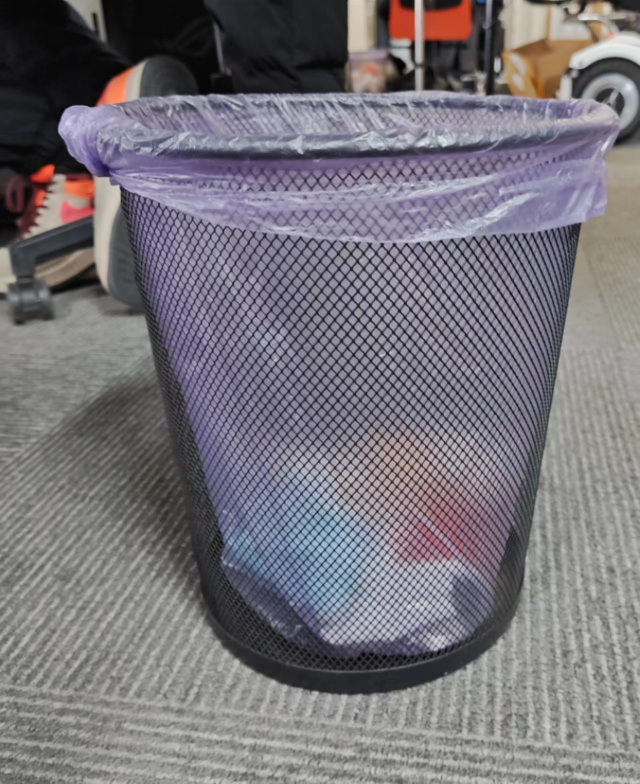
#> input picture tempalte_match/template_data/my_test_data/bin.jpg, 1280 x 1568 px, found by its file name (shown at 1/2 size); the run also reads 1 picture not shown here
$ python phash_similar.py
#> lines starting #> are read from the running program, lines starting #| are printed output that depends on the picture
import cv2
import numpy as np

def add_text(img,text):
    # 定义字体类型、大小和颜色
    font = cv2.FONT_HERSHEY_SIMPLEX
    font_scale = 0.8
    color = (0, 0, 255)

    # 获取文本框的大小
    (text_width, text_height), _ = cv2.getTextSize(text, font, font_scale, thickness=2)

    # 计算文本框左下角的坐标
    x = int((img.shape[1] - text_width) / 2)
    y = text_height + 10

    # 在图像的最上面中间绘制文本
    cv2.putText(img, text, (x, y), font, font_scale, color, thickness=2)
    return img


# 计算感知哈希值
def phash(image, hash_size=32):
    # 将图像缩放为64x64
    image = cv2.resize(image, (256, 256))
    # 转换为灰度图像
    gray = cv2.cvtColor(image, cv2.COLOR_BGR2GRAY)
    # 计算DCT系数
    dct = cv2.dct(np.float32(gray))
    # 保留左上角的8x8区域，抛弃低频分量
    dct_roi = dct[0:8, 0:8]
    # 计算平均值
    avg = np.mean(dct_roi)
    # 将DCT系数进行二值化
    hash = np.zeros((hash_size, hash_size), dtype=np.float32)
    for i in range(hash_size):
        for j in range(hash_size):
            hash[i, j] = 1 if dct[i, j] > avg else 0
    return hash

# 计算汉明距离
def hamming_distance(hash1, hash2):
    distance = np.sum(hash1 != hash2)
    return distance


# 计算相似度
def similarity(hash1, hash2):
    max_distance = len(hash1) * len(hash1[0])
    distance = hamming_distance(hash1, hash2)
    similarity = 1 - (distance / max_distance)
    return similarity

# [5 lines of commented-out code are left out]
image1 = cv2.imread('/media/xin/work1/github_pro/similarity/tempalte_match/template_data/my_test_data/bin.jpg')
#> image1 is the input picture: shape (1568, 1280, 3); mean B, G, R 122.1, 115.9, 119.2
image2 = cv2.imread('/media/xin/work1/github_pro/similarity/tempalte_match/template_data/test_data/bin.png')
bin1 = cv2.resize(image1,(256,256))
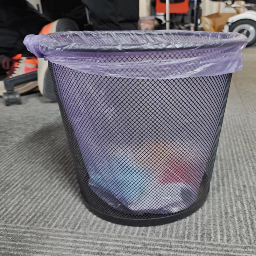
#> bin1: shape (256, 256, 3); mean B, G, R 122, 115.8, 119.2
bin2 = cv2.resize(image1,(256,256))
res = cv2.hconcat([bin1,bin2])
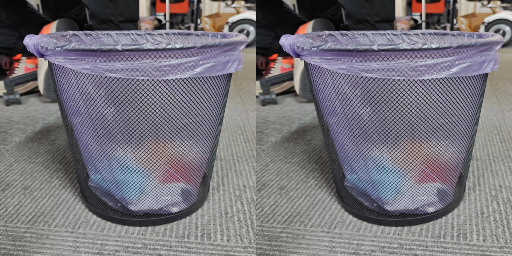
#> res: shape (256, 512, 3); mean B, G, R 122, 115.8, 119.2

# 计算哈希值
hash1 = phash(image1)
#> in phash, `gray = cv2.cvtColor(image, cv2.COLOR_BGR2GRAY)`:
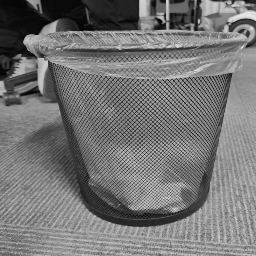
#> gray: shape (256, 256); min 1, max 236, mean 117.6
#> in phash, `dct = cv2.dct(np.float32(gray))`:
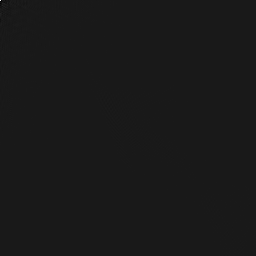
#> dct: shape (256, 256) float32; min -3361.6, max 30093.3, mean 0.2; drawn with min black and max white
#> in phash, `avg = np.mean(dct_roi)`: avg = 218.4
#> after the loop in phash, `for i in range(hash_size):`:
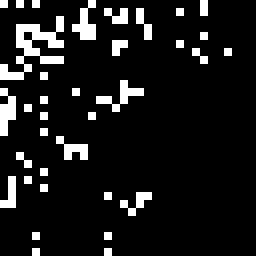
#> hash: shape (32, 32) float32 (shown 8 times larger); values 0 (black) and 1 (white), 10.1% white in thin lines or dots
hash2 = phash(image1)

# 计算相似度
similarity_score = similarity(hash1, hash2)
#> in similarity, `max_distance = len(hash1) * len(hash1[0])`: max_distance = 1024
#> in hamming_distance, `distance = np.sum(hash1 != hash2)`: distance = 0
#> in similarity, `similarity = 1 - (distance / max_distance)`: similarity = 1
#> similarity_score = 1
add_text(res,"Confidence:" + str(round(similarity_score, 3)))
cv2.imwrite("/media/xin/work1/github_pro/similarity/tempalte_match/template_data/resize_img/res.png",res)
# 打印结果
print('相似度：', similarity_score)
#| 相似度： 1.0
